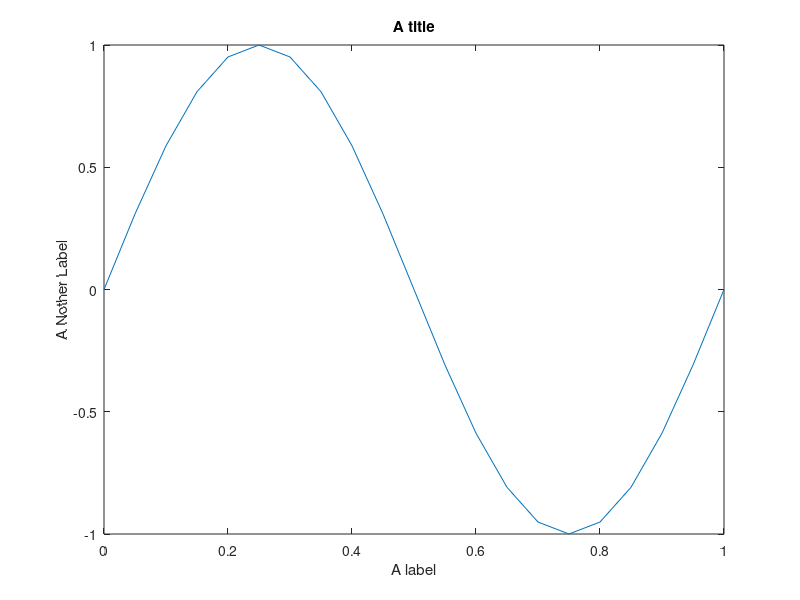

The MATLAB script that drew this image:
n = 21;
x = linspace(0,1,n);
y = zeros(1,n);
for k = 1:n
  y(k) = sin(2*pi*x(k))
end
plot(x,y)
title('A title')
xlabel('A label')
ylabel('A Nother Label');
